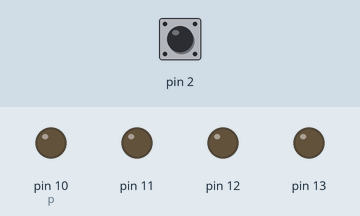
Recording of a sketch running on a simulated Arduino Uno, built with avr-gcc and run on an emulated ATmega328P. Parts: output pins drawn as LEDs (lit = HIGH). The inputs (shaded band) are chosen by the test bench; at power-on: pin 2 HIGH. What the sketch prints to the serial monitor is not drawn.

Above: at 1.2 s.
1.3 s: pin 2 pulled LOW for 3.2 s
At 1.9 s:
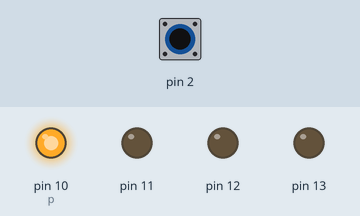
At 2.7 s:
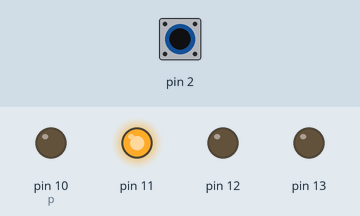
Timing chart, 0 to 6.8 s (numbered marks = the images above; inputs shaded):
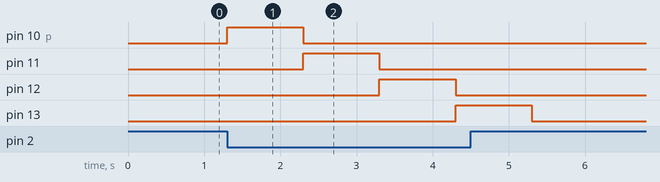

Measured:
- after the input at 1.3 s, pin 10 (p): LOW → HIGH at once, → LOW 1.0 s later; pin 11: LOW → HIGH after 1.0 s, → LOW 1.0 s later; pin 12: LOW → HIGH after 2.0 s, → LOW 1.0 s later; pin 13: LOW → HIGH after 3.0 s, → LOW 1.0 s later

The sketch:

Blink.ino
```cpp
int p = 10;
bool up = 1;

void setup(){

  Serial.begin(115200);
  pinMode(13,OUTPUT);
  pinMode(12,OUTPUT);
  pinMode(11,OUTPUT);
  pinMode(10,OUTPUT);
  pinMode(2, INPUT_PULLUP);
}

void loop(){
  int buttonState = digitalRead(2);
    Serial.println(buttonState);


    if (buttonState == LOW) {
        digitalWrite(p, HIGH);
        delay(1000);
        digitalWrite(p, LOW);
        if (up) {
          p++;
          if (p == 13) { up = 0; }
       }
        else {
          p--;
          if (p == 10) { up = 1;}
          }
        }
    }
```
